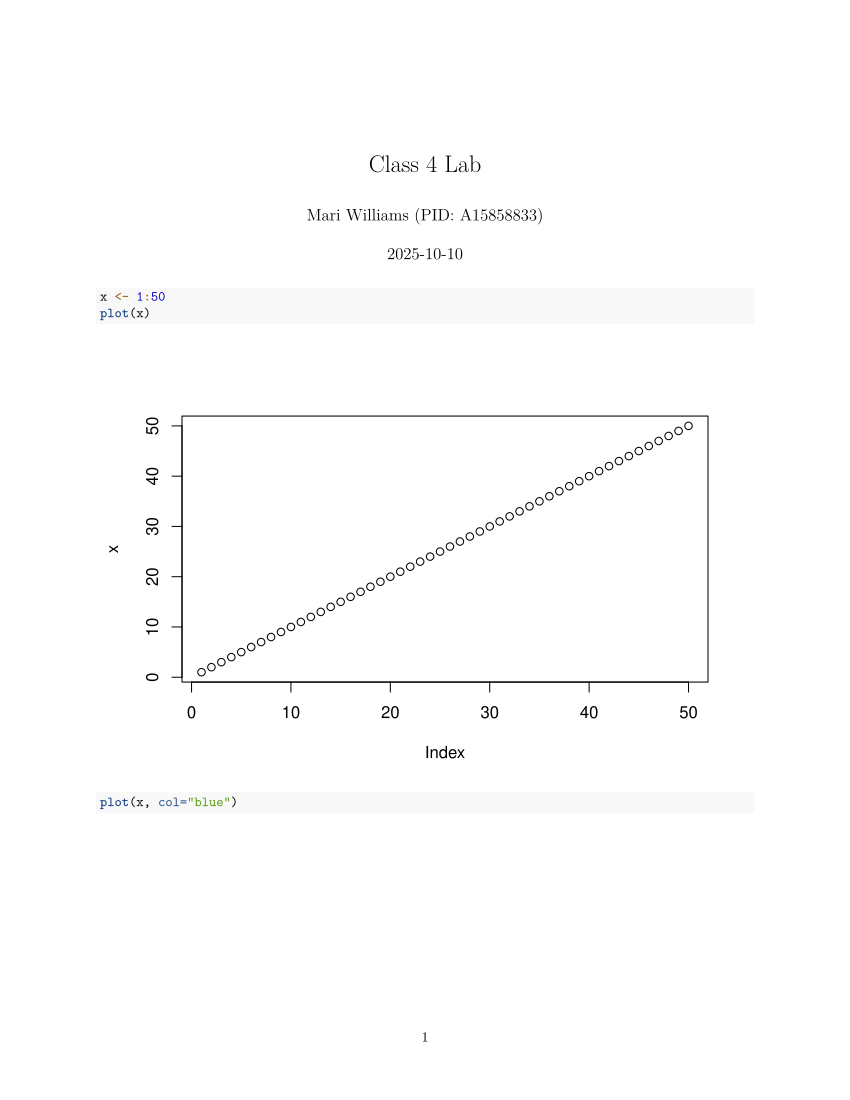

The script that drew this image:
#' ---
#' title: "Class 4 Lab"
#' author: "Mari Williams (PID: A15858833)" 
#' ---
x <- 1:50
plot(x)
plot(x, col="blue")

log(10)
log(10,2)
